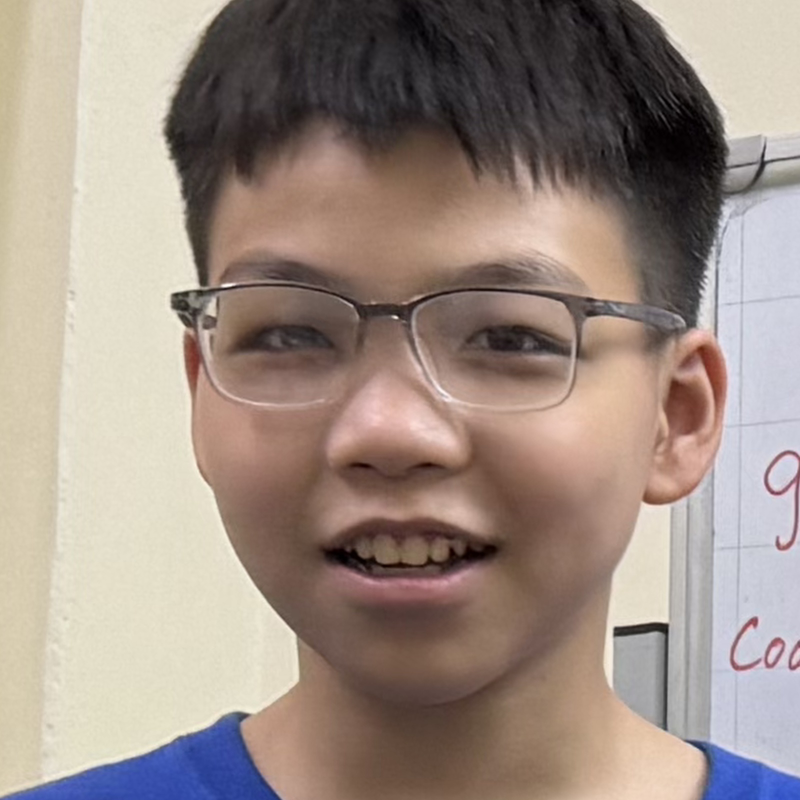
#> input picture print/headshots/bon.jpg, 1600 x 1600 px (shown at 1/2 size)
$ python -i build_print.py   (imports and definitions only)
#> lines starting #> are read from the running program, lines starting #| are printed output that depends on the picture
#> further down, picture is the input picture: shape (1600, 1600, 3); mean B, G, R 132.9, 142.2, 157.5
"""Build print.pdf — laser-etch artwork for wooden hearts.

Two pages per camper, 1:1 actual size:
  FRONT  portrait + HEC mark + name (+ full club caption at 60 mm)
  BACK   QR to the camper's journal + caption

Every element is placed against a numerically-derived heart mask and
binary-searched to the largest size that still fits, so nothing can stray
off the wood at either size. The QR is drawn as vector rectangles, and
its payload is uppercase and scheme-less so it encodes in QR alphanumeric
mode — that alone doubles the module size on a small heart.

Outputs (in camp-reports/print/):
  print.pdf                 40 mm hearts, photo-realistic  <- as ordered
  print_60mm.pdf            60 mm hearts, full caption
  print_graphic.pdf         40 mm, high-contrast variant
  print_60mm_graphic.pdf    60 mm, high-contrast variant
  *_noguides.pdf            same without the red alignment outline
"""

import json
import math
from pathlib import Path

import cv2
import numpy as np
import qrcode
from qrcode.constants import ERROR_CORRECT_Q
from PIL import Image
from reportlab.lib.colors import black, red
from reportlab.lib.units import mm
from reportlab.pdfbase import pdfmetrics
from reportlab.pdfbase.ttfonts import TTFont
from reportlab.pdfgen import canvas

PROJ = Path(r"C:\Users\Dell\OneDrive\Desktop\hec ads\camp-reports")
SITE = Path(r"C:\Users\Dell\OneDrive\Desktop\hec ads\hec-site\hec-site")
PRINT = PROJ / "print"
HEADSHOTS = PRINT / "headshots"
WORK = PRINT / "_work"
LOGO_SRC = SITE / "assets" / "img" / "logo.png"

QR_ECC = ERROR_CORRECT_Q      # 25% recovery — survives wood grain and burn drift
DPI = 600
MIN_MODULE_MM = 0.45          # below this a laser-etched QR stops scanning reliably

# Fonts are EMBEDDED, not the PDF base-14. Base-14 Helvetica is not
# carried in the file, so every renderer substitutes its own face — the
# oblique substitute measured 13% wider than reportlab's metrics and ran
# text off the edge of the wood. Embedding guarantees the laser operator
# sees exactly these glyph widths.
_FONT_DIR = Path(r"C:\Windows\Fonts")
# [4 lines not run here, left out]

FONT_NAME = "HecSans-Bold"    # bold survives etching far better than thin faces
FONT_SMALL = "HecSans-Bold"
FONT_ITALIC = "HecSans-Italic"

CAPTION_CLUB = "HANOI HAPPY ENGLISH CLUB"
CAPTION_TAG_1 = "Learning, an endless"
CAPTION_TAG_2 = "journey to perfection"
CAPTION_YEAR = "2026 SUMMER CAMP"
CAPTION_TAG_FULL = "Learning, an endless journey to perfection"


# ── geometry ─────────────────────────────────────────────────────────
class Panel:
    """A blank's outline plus its safe region, in centre-origin mm.

    Subclasses only supply the outline; every placement query works off
    the rasterised mask, so a heart and a rectangle behave identically to
    the layout code.
    """

    # [19 lines left out: function __init__, not called in this run]

    def outline(self):
        raise NotImplementedError

    # -- queries -------------------------------------------------------
    # [37 lines left out: functions half_width_at, fits, max_circle_at, max_box_at, width_between, not called in this run]


class Rect(Panel):
    """Rectangular blank with slightly eased corners."""

    def __init__(self, w, h, safe_inset_mm=2.5, corner=2.0, ppm=20):
        self.w, self.h, self.corner = w, h, corner
        super().__init__(w, h, safe_inset_mm, ppm)

    # [9 lines left out: function outline, not called in this run]


class Heart(Panel):
    """Heart blank, kept for the earlier 40/60 mm hearts."""

    # [13 lines left out: function __init__, not called in this run]

    def outline(self):
        return self._x, self._y


# ── portrait preparation for wood ────────────────────────────────────
def wood_tone_lut():
    """Wood loses detail in deep shadow and shows nothing in highlight:
    lift the black point, hold a true white, expand the midtones."""
    x = np.arange(256, dtype=np.float32) / 255.0
    s = 1 / (1 + np.exp(-11 * (x - 0.47)))
    s = (s - s[0]) / (s[-1] - s[0])
    out = 0.10 + s * 0.90
    out[x > 0.93] = 1.0
    return np.clip(out * 255, 0, 255).astype(np.uint8)


LUT = wood_tone_lut()


def prep_portrait(bgr, out_px, style="photo"):
#> called with out_px = 'out.png', style = 'photo'
    g = cv2.cvtColor(bgr, cv2.COLOR_BGR2GRAY)
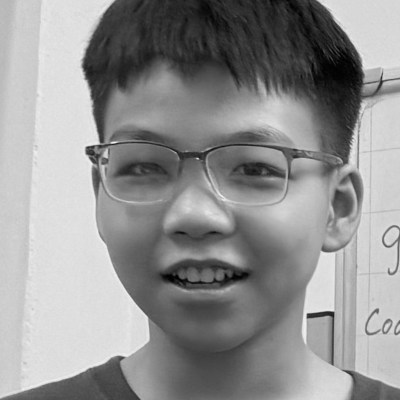
#> g: shape (1600, 1600) (shown at 1/4 size); min 0, max 253, mean 145.7
    g = cv2.bilateralFilter(g, 9, 45, 45)             # calm skin, keep edges
    g = cv2.createCLAHE(clipLimit=2.2, tileGridSize=(8, 8)).apply(g)
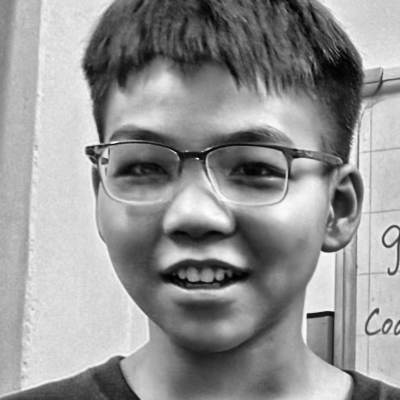
#> g: shape (1600, 1600) (shown at 1/4 size); min 0, max 253, mean 148
    blur = cv2.GaussianBlur(g, (0, 0), max(1.0, g.shape[0] / 260))
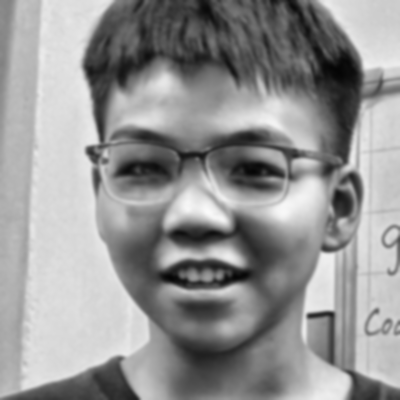
#> blur: shape (1600, 1600) (shown at 1/4 size); min 4, max 250, mean 148
    g = cv2.addWeighted(g, 1.55, blur, -0.55, 0)      # hair + eyes pop
    g = cv2.LUT(g, LUT)
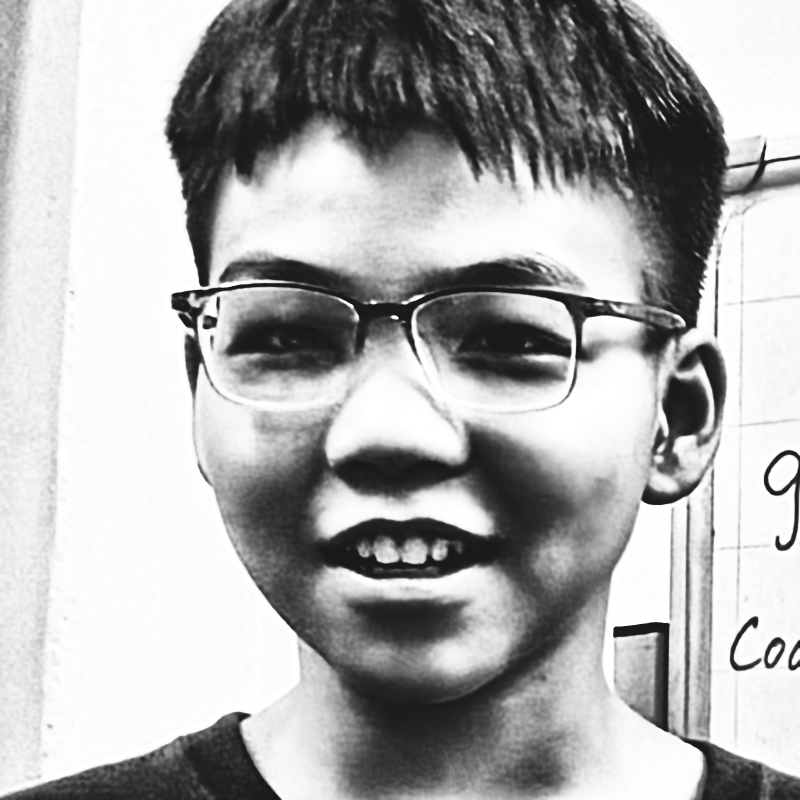
#> g: shape (1600, 1600) (shown at 1/2 size); min 25, max 255, mean 171.9

    if style == "graphic":
        g = cv2.createCLAHE(clipLimit=4.0, tileGridSize=(6, 6)).apply(g)
        g = np.clip(np.floor(g.astype(np.float32) / 255 * 4) / 3 * 255, 0, 255
                    ).astype(np.uint8)

#> (the run stopped early here; a loop or call above may not have finished)

$ run again, on print/headshots/elsa.jpg
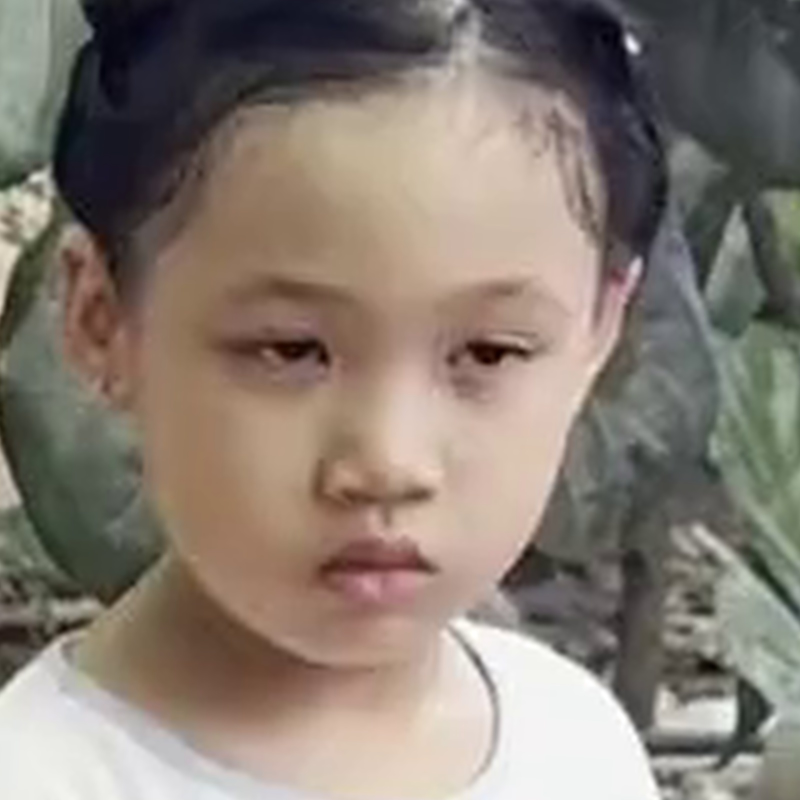
#> input picture print/headshots/elsa.jpg, 1600 x 1600 px (shown at 1/2 size)
#> picture is the input picture: shape (1600, 1600, 3); mean B, G, R 114.3, 123.9, 134.8
#> in prep_portrait, `g = cv2.createCLAHE(clipLimit=2.2, tileGridSize=(8, 8)).apply(g)`:
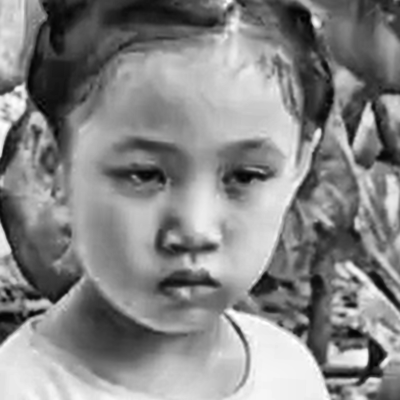
#> g: shape (1600, 1600) (shown at 1/4 size); min 1, max 255, mean 133.6
#> in prep_portrait, `g = cv2.LUT(g, LUT)`:
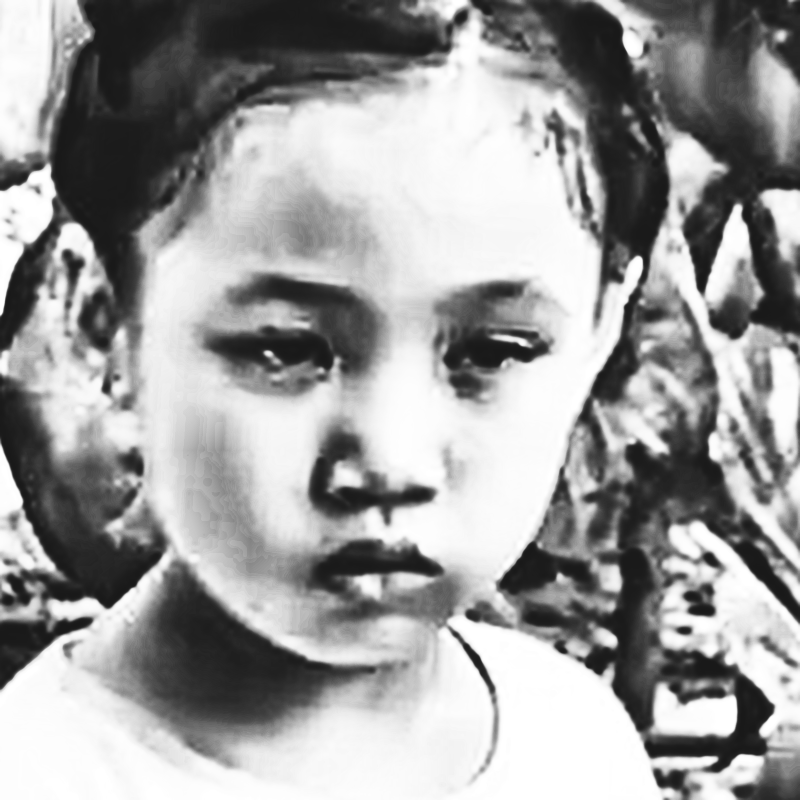
#> g: shape (1600, 1600) (shown at 1/2 size); min 25, max 255, mean 156.5

$ run again, on print/headshots/emma.jpg
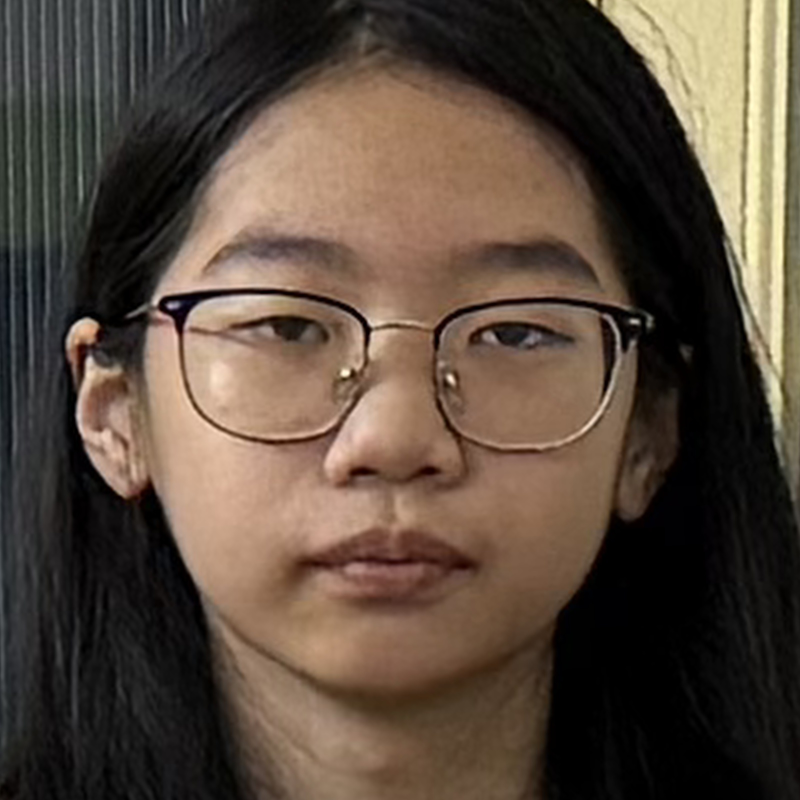
#> input picture print/headshots/emma.jpg, 1600 x 1600 px (shown at 1/2 size)
#> picture is the input picture: shape (1600, 1600, 3); mean B, G, R 60.7, 73.2, 88
#> in prep_portrait, `blur = cv2.GaussianBlur(g, (0, 0), max(1.0, g.shape[0] / 260))`:
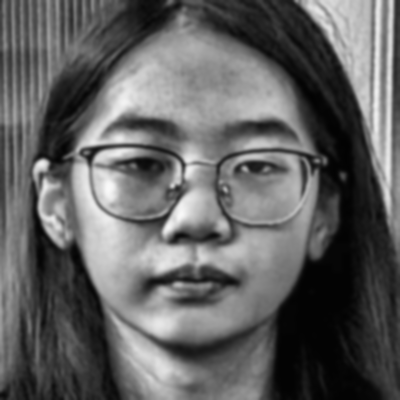
#> blur: shape (1600, 1600) (shown at 1/4 size); min 2, max 249, mean 97.3
#> in prep_portrait, `g = cv2.LUT(g, LUT)`:
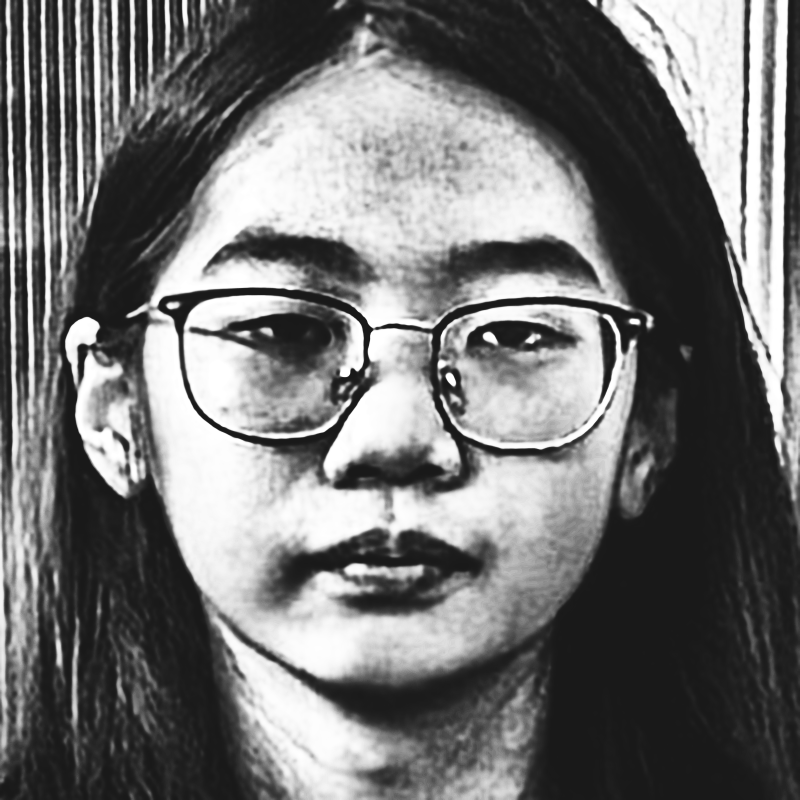
#> g: shape (1600, 1600) (shown at 1/2 size); min 25, max 255, mean 114.3
